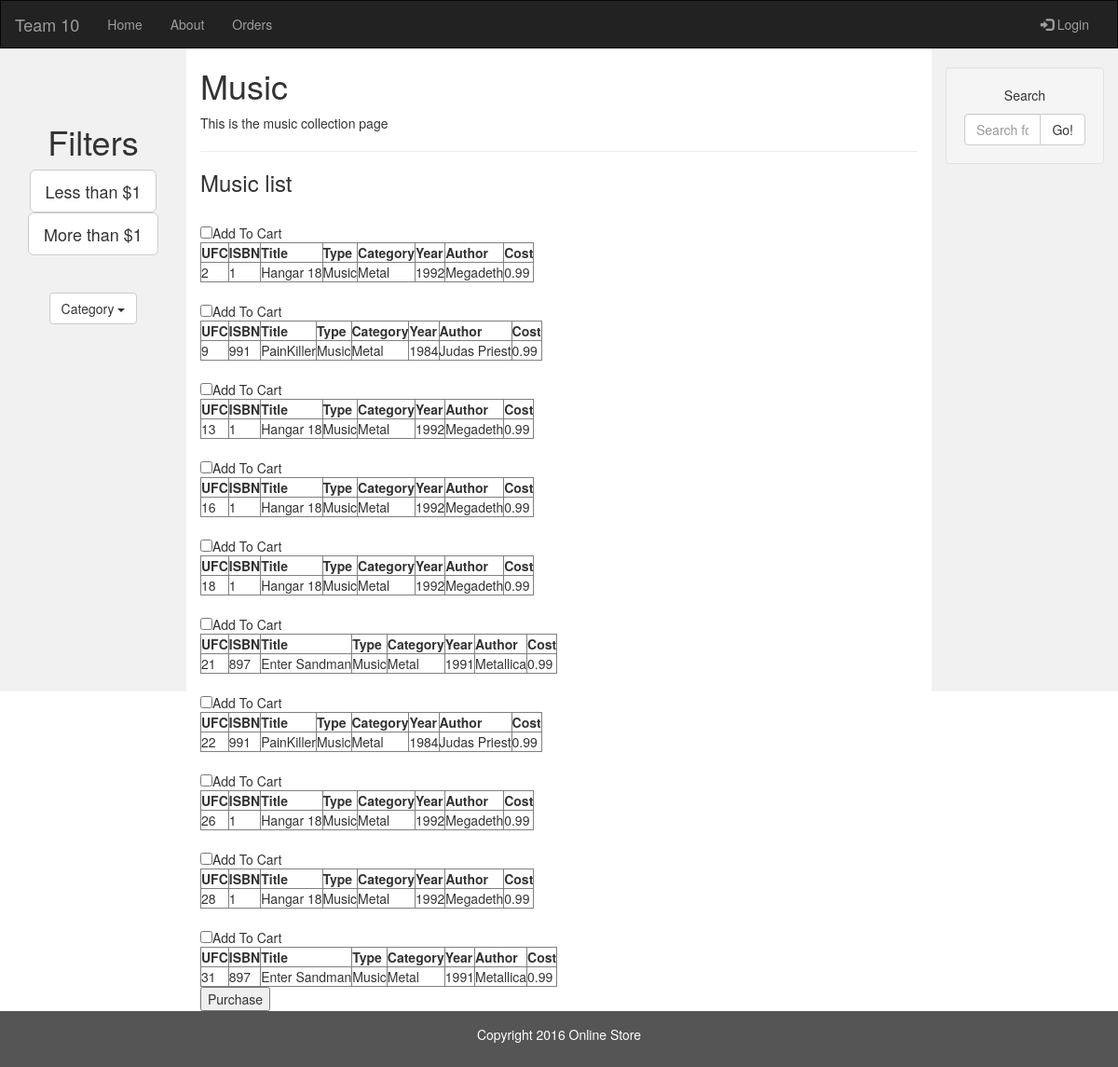
The app's page /music.php with its own data.
### tables this page shows
CREATE TABLE IF NOT EXISTS `mediadescription` (
  `ISBN` int(11) NOT NULL,
  `Title` varchar(45) NOT NULL,
  `Type` varchar(45) DEFAULT NULL,
  `Category` varchar(45) DEFAULT NULL,
  `Year` int(11) DEFAULT NULL,
  `Author` varchar(45) DEFAULT NULL,
  `Cost` decimal(6,2) DEFAULT NULL,
  PRIMARY KEY (`ISBN`)
);

CREATE TABLE IF NOT EXISTS `digitallibrary` (
  `UFC` int(11) NOT NULL,
  `ISBN` int(11) NOT NULL,
  PRIMARY KEY (`UFC`)
);

### src/musiclist.php (the view, shortened to what this page needs)
<?php
require("mysqli_connect.php");
handleEvent(displayVideo($conn));
function displayVideo($conn){
	$sql = "SELECT *
		FROM mediadescription, digitallibrary
		WHERE Type = 'Music' AND mediadescription.ISBN=digitallibrary.ISBN";
	$result = $conn->query($sql);
	$counter = 0;
	if($result->num_rows > 0){
		?>
		<form action = "<?php echo $_SERVER['PHP_SELF'];?>" method = "POST">
		<?php
		while($row = $result->fetch_assoc()){
			echo "<br/>";
			echo "<table border=1>
			<tr>
				<th>UFC</th>
				<th>ISBN</th>
				<th>Title</th>
				<th>Type</th>
				<th>Category</th>
				<th>Year</th>
				<th>Author</th>
				<th>Cost</th>
			</tr>";
			?>
			<input type="checkbox" name="musiclist[]" value="<?php echo $row['UFC'];?>">Add To Cart</input>
			</form>
			<?php
			echo "<tr>";
				echo "<td>" . $row['UFC'] . "</td>";
				echo "<td>" . $row['ISBN'] . "</td>";
				$isbnArr[$counter] = $row['UFC'];
				echo "<td>" . $row['Title'] . "</td>";
				echo "<td>" . $row['Type'] . "</td>";
				echo "<td>" . $row['Category'] . "</td>";
				echo "<td>" . $row['Year'] . "</td>";
				echo "<td>" . $row['Author'] . "</td>";
				echo "<td>" . $row['Cost'] . "</td>";
			echo "</tr>";
			echo "</table>";
			++$counter;
		}
	}
	return $isbnArr;
}
			?>

### src/music.php (shortened to what this page needs)
<!DOCTYPE html>
<html lang="en">
  <head>
    <link rel="stylesheet" href="http://maxcdn.bootstrapcdn.com/bootstrap/3.3.6/css/bootstrap.min.css">
  </head>
  <body>
    <nav class="navbar navbar-inverse">
      <div class="container-fluid">
        <div class="navbar-header">
          <a class="navbar-brand" href="index.php">Team 10</a>
        </div>
        <div class="collapse navbar-collapse" id="myNavbar">
          <ul class="nav navbar-nav">
            <li><a href="index.php">Home</a></li>
            <li><a href="about.php">About</a></li>
            <li><a href="orders.php">Orders</a></li>
          </ul>
          <ul class="nav navbar-nav navbar-right">
            <li><a href="login.php"><span class="glyphicon glyphicon-log-in"></span> Login</a></li>
          </ul>
        </div>
      </div>
    </nav>
    <div class="container-fluid text-center">
      <div class="row content">
        <div class="col-sm-2 sidenav">
          <div class="filters">
            <div class="col-lg-6">
                </div>
                <br><br>
                <h1>Filters</h1>
                <a class="btn btn-default btn-lg" href="#">Less than $1</a>
                <a class="btn btn-default btn-lg" href="#">More than $1</a>
              </div>
              <br><br>
              <div class="dropdown">
                <button class="btn btn-default dropdown-toggle" type="button" id="dropdownMenu1" data-toggle="dropdown" aria-haspopup="true" aria-expanded="true"> Category
                <span class="caret"></span>
                </button>
              </div>
            </div>
            <div class="col-sm-8 text-left">
              <h1>Music</h1>
              <p>This is the music collection page</p>
              <hr>
              <h3>Music list</h3>
              <?php include 'musiclist.php';?>
			  <input type = "submit" name = "submit" value = "Purchase">
            </div>
            <div class="col-sm-2 sidenav">
              <div class="well">
                <p>Search</p>
                <div class="input-group">
                  <input type="text" class="form-control" placeholder="Search for...">
                  <span class="input-group-btn">
                    <button class="btn btn-default" type="button">Go!</button>
                  </span>
                </div>
              </div>
            </div>
          </div>
        </div>
        <footer class="container-fluid text-center">
          <p>Copyright 2016 Online Store</p>
        </footer>
      </body>
    </html>

### src/music.php (style rules this page uses)
.navbar { margin-bottom: 0; border-radius: 0; }
.row.content { height: 690px }
.sidenav { padding-top: 20px; background-color: #f1f1f1; height: 100%; }
footer { background-color: #555; color: white; padding: 15px; }

### records on screen
mediadescription: digitallibrary.UFC "2", digitallibrary.ISBN "1", Title "Hangar 18", Type "Music", Category "Metal", Year "1992", Author "Megadeth", Cost "0.99", digitallibrary.UFC "13", digitallibrary.UFC "16", digitallibrary.UFC "18", digitallibrary.UFC "26", digitallibrary.UFC "28"
mediadescription: digitallibrary.UFC "9", digitallibrary.ISBN "991", Title "PainKiller", Type "Music", Category "Metal", Year "1984", Author "Judas Priest", Cost "0.99", digitallibrary.UFC "22"
mediadescription: digitallibrary.UFC "21", digitallibrary.ISBN "897", Title "Enter Sandman", Type "Music", Category "Metal", Year "1991", Author "Metallica", Cost "0.99", digitallibrary.UFC "31"
